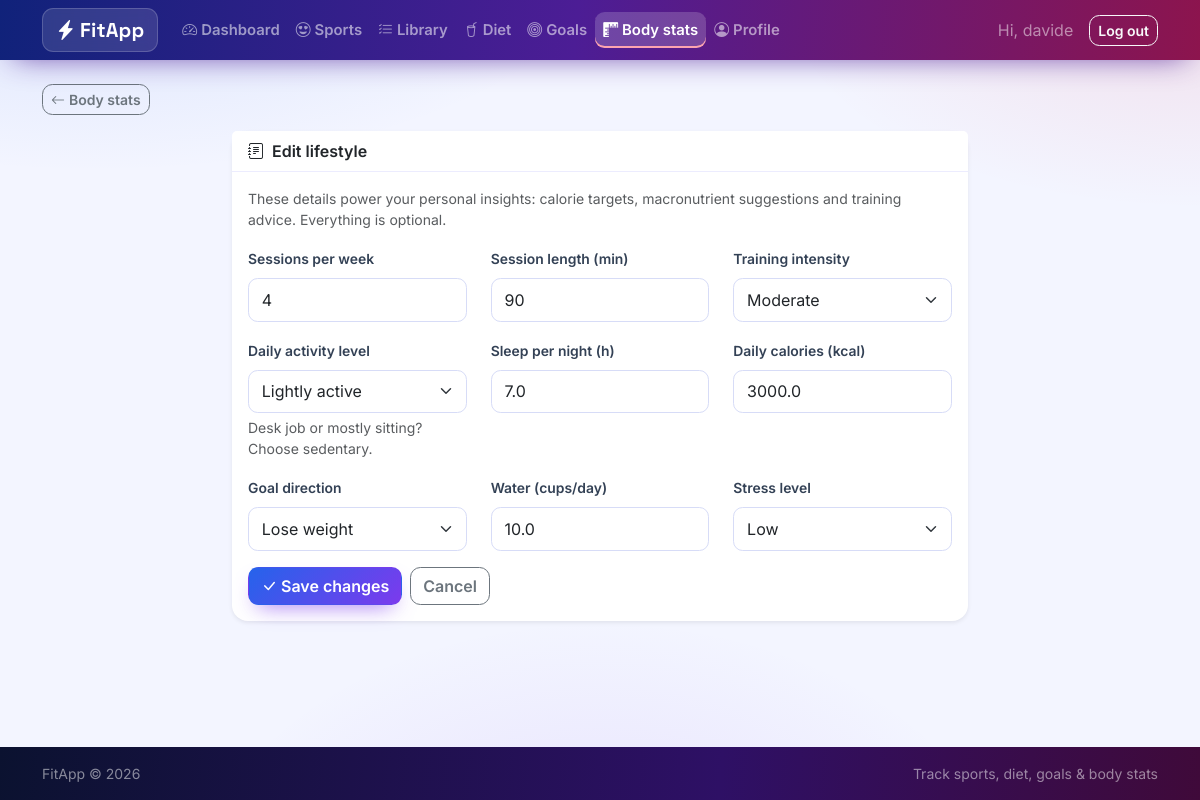
Page /stats/lifestyle (signed in) on the committed database.
### tables this page shows
CREATE TABLE users (
    id            INTEGER PRIMARY KEY AUTOINCREMENT,
    username      TEXT UNIQUE NOT NULL,
    email         TEXT UNIQUE NOT NULL,
    password_hash TEXT NOT NULL,
    height_cm     REAL,
    birth_date    TEXT,
    sex           TEXT,
    created_at    TEXT NOT NULL DEFAULT (datetime('now'))
, role TEXT NOT NULL DEFAULT 'user');

CREATE TABLE user_lifestyle (
    user_id             INTEGER PRIMARY KEY REFERENCES users (id) ON DELETE CASCADE,
    sessions_per_week   INTEGER,
    intensity           TEXT CHECK (intensity IN ('low', 'moderate', 'high')),
    session_duration_min INTEGER,
    activity_level      TEXT CHECK (activity_level IN
                        ('sedentary', 'light', 'moderate', 'active', 'very_active')),
    sleep_hours         REAL,
    daily_calories      REAL,
    goal_direction      TEXT CHECK (goal_direction IN ('lose', 'maintain', 'gain')),
    water_cups          REAL,
    stress_level        TEXT CHECK (stress_level IN ('low', 'moderate', 'high')),
    updated_at          TEXT NOT NULL DEFAULT (datetime('now'))
);

### fitapp/routes/stats.py (the view, shortened to what this page needs)
@bp.route("/lifestyle", methods=("GET", "POST"))
@login_required
def lifestyle():
    return render_template(
        "stats/lifestyle.html", values=_lifestyle_form(_lifestyle_row()), editing=bool(_lifestyle_row()),
        intensity_choices=INTENSITY_CHOICES, activity_choices=ACTIVITY_CHOICES,
        goal_choices=GOAL_CHOICES, stress_choices=STRESS_CHOICES,
    )

### fitapp/auth.py (called while the page is built)
def load_current_user():
    user_id = session.get("user_id")
    if user_id is None:
        g.user = None
    else:
        g.user = get_db().execute(
            "SELECT * FROM users WHERE id = ?", (user_id,)
        ).fetchone()
    return g.user

def login_required(view):
    @wraps(view)
    def wrapped(*args, **kwargs):
        if load_current_user() is None:
            flash("Please log in to access this page.", "warning")
            return redirect(url_for("auth.login", next=request.path))
        return view(*args, **kwargs)
    return wrapped

@bp.before_app_request
def _load_user():
    load_current_user()
    if g.user is not None and g.user["role"] == "admin":
        blueprint = (request.endpoint or "").split(".", 1)[0]
        if blueprint in ADMIN_BLOCKED_BLUEPRINTS:
            flash("Admin accounts manage users and settings only.", "warning")
            return redirect(url_for("admin.index"))

### fitapp/db.py (called while the page is built)
def get_db():
    if "db" not in g:
        g.db = sqlite3.connect(
            current_app.config["DATABASE"],
            detect_types=sqlite3.PARSE_DECLTYPES,
        )
        g.db.row_factory = sqlite3.Row
        g.db.execute("PRAGMA foreign_keys = ON")
    return g.db

### fitapp/routes/stats.py (called while the page is built)
def _lifestyle_form(data=None):
    defaults = {
        "sessions_per_week": "",
        "intensity": "",
        "session_duration_min": "",
        "activity_level": "",
        "sleep_hours": "",
        "daily_calories": "",
        "goal_direction": "",
        "water_cups": "",
        "stress_level": "",
    }
    data = dict(data) if data else None
    if data is None:
        return defaults
    for key in defaults:
        if data.get(key) is not None and str(data.get(key)) != "":
            defaults[key] = data[key]
    return defaults

def _lifestyle_row():
    db = get_db()
    return db.execute(
        "SELECT * FROM user_lifestyle WHERE user_id = ?", (g.user["id"],)
    ).fetchone()

### fitapp/templates/stats/lifestyle.html (shortened to what this page needs)
{% extends "base.html" %}
{% block back %}
<a class="btn btn-outline-secondary btn-sm mb-3" href="{{ url_for('stats.index') }}">
  <i class="bi bi-arrow-left me-1"></i>Body stats
</a>
{% endblock %}
{% block content %}
<div class="row justify-content-center">
  <div class="col-lg-8">
    <div class="card shadow-sm border-0">
      <div class="card-header bg-white d-flex justify-content-between align-items-center">
        <span class="fw-semibold"><i class="bi bi-journal-text me-2"></i>{{ 'Edit lifestyle' if editing else 'Lifestyle profile' }}</span>
      </div>
      <div class="card-body">
        <p class="text-muted small mb-3">
          These details power your personal insights: calorie targets, macronutrient
          suggestions and training advice. Everything is optional.
        </p>
        <form method="post" novalidate>
          <div class="row">
            <div class="col-6 col-md-4 mb-3">
              <label class="form-label" for="sessions_per_week">Sessions per week</label>
              <input class="form-control" id="sessions_per_week" name="sessions_per_week" type="number"
                     min="0" max="21" step="1" value="{{ values['sessions_per_week'] }}" placeholder="e.g. 3">
            </div>
            <div class="col-6 col-md-4 mb-3">
              <label class="form-label" for="session_duration_min">Session length (min)</label>
              <input class="form-control" id="session_duration_min" name="session_duration_min" type="number"
                     min="5" max="600" step="1" value="{{ values['session_duration_min'] }}" placeholder="e.g. 45">
            </div>
            <div class="col-6 col-md-4 mb-3">
              <label class="form-label" for="intensity">Training intensity</label>
              <select class="form-select" id="intensity" name="intensity">
                {% for option in intensity_choices %}
                <option value="{{ option }}" {% if values['intensity'] == option %}selected{% endif %}>
                  {{ option.capitalize() }}
                </option>
                {% endfor %}
              </select>
            </div>
            <div class="col-6 col-md-4 mb-3">
              <label class="form-label" for="activity_level">Daily activity level</label>
              <select class="form-select" id="activity_level" name="activity_level">
                {% for option in activity_choices %}
                <option value="{{ option }}" {% if values['activity_level'] == option %}selected{% endif %}>
                  {% if option == 'sedentary' %}Sedentary (desk job){% elif option == 'light' %}Lightly active{% elif option == 'moderate' %}Moderately active{% elif option == 'active' %}Very active{% else %}Extra active{% endif %}
                </option>
                {% endfor %}
              </select>
              <div class="form-text">Desk job or mostly sitting? Choose sedentary.</div>
            </div>
            <div class="col-6 col-md-4 mb-3">
              <label class="form-label" for="sleep_hours">Sleep per night (h)</label>
              <input class="form-control" id="sleep_hours" name="sleep_hours" type="number"
                     min="0.5" max="24" step="0.5" value="{{ values['sleep_hours'] }}" placeholder="e.g. 7.5">
            </div>
            <div class="col-6 col-md-4 mb-3">
              <label class="form-label" for="daily_calories">Daily calories (kcal)</label>
              <input class="form-control" id="daily_calories" name="daily_calories" type="number"
                     min="500" max="10000" step="1" value="{{ values['daily_calories'] }}" placeholder="e.g. 2200">
            </div>
            <div class="col-6 col-md-4 mb-3">
              <label class="form-label" for="goal_direction">Goal direction</label>
              <select class="form-select" id="goal_direction" name="goal_direction">
                {% for option in goal_choices %}
                <option value="{{ option }}" {% if values['goal_direction'] == option %}selected{% endif %}>
                  {% if option == 'lose' %}Lose weight{% elif option == 'maintain' %}Maintain{% else %}Gain muscle{% endif %}
                </option>
                {% endfor %}
              </select>
            </div>
            <div class="col-6 col-md-4 mb-3">
              <label class="form-label" for="water_cups">Water (cups/day)</label>
              <input class="form-control" id="water_cups" name="water_cups" type="number"
                     min="0" max="30" step="0.5" value="{{ values['water_cups'] }}" placeholder="e.g. 8">
            </div>
            <div class="col-6 col-md-4 mb-3">
              <label class="form-label" for="stress_level">Stress level</label>
              <select class="form-select" id="stress_level" name="stress_level">
                {% for option in stress_choices %}
                <option value="{{ option }}" {% if values['stress_level'] == option %}selected{% endif %}>
                  {{ option.capitalize() }}
                </option>
                {% endfor %}
              </select>
            </div>
          </div>
          <div class="d-flex gap-2">
            <button class="btn btn-success" type="submit">
              <i class="bi bi-check-lg me-1"></i>{{ 'Save changes' if editing else 'Save lifestyle' }}
            </button>
            <a class="btn btn-outline-secondary" href="{{ url_for('stats.index') }}">Cancel</a>
          </div>
        </form>
      </div>
    </div>
  </div>
</div>
{% endblock %}

### fitapp/templates/base.html (shortened to what this page needs)
<!doctype html>
<html lang="en" data-bs-theme="light">
<head>
  <link href="https://cdn.jsdelivr.net/npm/bootstrap@5.3.3/dist/css/bootstrap.min.css" rel="stylesheet">
  <link href="https://cdn.jsdelivr.net/npm/bootstrap-icons@1.11.3/font/bootstrap-icons.min.css" rel="stylesheet">
  <link href="{{ url_for('static', filename='css/style.css') }}" rel="stylesheet">
</head>
<body class="d-flex flex-column min-vh-100">
<nav class="navbar navbar-expand-lg navbar-dark navbar-fitapp sticky-top">
  <div class="container">
    <a class="navbar-brand fw-bold" href="{{ url_for('dashboard.index') }}">
      <i class="bi bi-lightning-charge-fill me-1"></i>FitApp
    </a>
    <div class="collapse navbar-collapse" id="mainNav">
      {% if g.user %}
      <ul class="navbar-nav me-auto">
        {% if g.user['role'] == 'admin' %}
        <li class="nav-item"><a class="nav-link {% if request.endpoint and request.endpoint.startswith('profile.') %}active{% endif %}"
           href="{{ url_for('profile.index') }}"><i class="bi bi-person-circle me-1"></i>Profile</a></li>
        <li class="nav-item"><a class="nav-link {% if request.endpoint and request.endpoint.startswith('admin.') %}active{% endif %}"
           href="{{ url_for('admin.index') }}"><i class="bi bi-shield-lock me-1"></i>Admin</a></li>
        {% else %}
        <li class="nav-item"><a class="nav-link {% if request.endpoint == 'dashboard.index' %}active{% endif %}"
           href="{{ url_for('dashboard.index') }}"><i class="bi bi-speedometer2 me-1"></i>Dashboard</a></li>
        <li class="nav-item"><a class="nav-link {% if request.endpoint and request.endpoint.startswith('sports.') %}active{% endif %}"
           href="{{ url_for('sports.index') }}"><i class="bi bi-emoji-heart-eyes me-1"></i>Sports</a></li>
        <li class="nav-item"><a class="nav-link {% if request.endpoint and request.endpoint.startswith('library.') %}active{% endif %}"
           href="{{ url_for('library.index') }}"><i class="bi bi-list-check me-1"></i>Library</a></li>
        <li class="nav-item"><a class="nav-link {% if request.endpoint and request.endpoint.startswith('diets.') %}active{% endif %}"
           href="{{ url_for('diets.index') }}"><i class="bi bi-cup-straw me-1"></i>Diet</a></li>
        <li class="nav-item"><a class="nav-link {% if request.endpoint and request.endpoint.startswith('goals.') %}active{% endif %}"
           href="{{ url_for('goals.index') }}"><i class="bi bi-bullseye me-1"></i>Goals</a></li>
        <li class="nav-item"><a class="nav-link {% if request.endpoint and request.endpoint.startswith('stats.') %}active{% endif %}"
           href="{{ url_for('stats.index') }}"><i class="bi bi-rulers me-1"></i>Body stats</a></li>
        <li class="nav-item"><a class="nav-link {% if request.endpoint and request.endpoint.startswith('profile.') %}active{% endif %}"
           href="{{ url_for('profile.index') }}"><i class="bi bi-person-circle me-1"></i>Profile</a></li>
        {% endif %}
      </ul>
      <div class="d-flex align-items-center">
        <span class="navbar-text me-3 text-white-50">Hi, {{ g.user['username'] }}</span>
        <form action="{{ url_for('auth.logout') }}" method="post" class="m-0">
          <button class="btn btn-outline-light btn-sm" type="submit">Log out</button>
        </form>
      </div>
      {% endif %}
    </div>
  </div>
</nav>
<main class="container py-4 flex-grow-1">
  {% block back %}{% endblock %}
  {% block content %}{% endblock %}
</main>
<footer class="bg-dark text-white-50 py-3 mt-auto">
  <div class="container small d-flex justify-content-between">
    <span>FitApp &copy; {{ now_year if now_year else '2026' }}</span>
    <span>Track sports, diet, goals &amp; body stats</span>
  </div>
</footer>
</body>
</html>

### fitapp/static/css/style.css (style rules this page uses)
:root { --fa-blue: #2563eb; --fa-blue-deep: #1d4ed8; --fa-violet: #7c3aed; --fa-violet-deep: #5b21b6; --fa-red: #ef4444; --fa-rose: #e11d48; --fa-ink: #0b1230; --grad-main: linear-gradient(135deg, #2563eb 0%, #7c3aed 55%, #e11d48 120%); --grad-btn: linear-gradient(135deg, #2563eb 0%, #7c3aed 100%); --grad-btn-hover: linear-gradient(135deg, #1d4ed8 0%, #6d28d9 100%); --grad-fire: linear-gradient(135deg, #7c3aed 0%, #e11d48 100%); --font-display: "Space Grotesk", "Inter", system-ui, sans-serif; --font-body: "Inter", system-ui, -apple-system, "Segoe UI", sans-serif; }
* { -webkit-tap-highlight-color: transparent; }
body { font-family: var(--font-body); background-color: #f3f5ff; background-image: radial-gradient(900px 420px at 8% -10%, rgba(37, 99, 235, .14), transparent 60%), radial-gradient(760px 380px at 100% 0%, rgba(225, 29, 72, .10), transparent 55%), radial-gradient(700px 500px at 50% 115%, rgba(124, 58, 237, .12), transparent 60%); background-attachment: fixed; }
.navbar-fitapp { background-image: linear-gradient(95deg, #10227a 0%, #4c1d95 48%, #9f1239 115%); box-shadow: 0 10px 30px -14px rgba(76, 29, 149, .85); }
.navbar-fitapp .navbar-brand { font-family: var(--font-display); font-weight: 700; letter-spacing: .01em; background: rgba(255, 255, 255, .12); border: 1px solid rgba(255, 255, 255, .18); padding: .38rem .8rem; border-radius: .7rem; backdrop-filter: blur(6px); }
.navbar-fitapp .nav-link { font-weight: 600; font-size: .93rem; border-radius: .6rem; padding: .45rem .8rem; transition: background-color .2s ease, transform .2s ease; }
.navbar-fitapp .nav-link.active { background-color: rgba(255, 255, 255, .18); box-shadow: inset 0 -2px 0 #fda4af; }
.btn { font-weight: 600; border-radius: .65rem; transition: transform .15s ease, box-shadow .2s ease, filter .2s ease; }
.btn-success, .btn-success:hover, .btn-success:focus, .btn-success:active { color: #fff; border-color: transparent; background-color: transparent; background-image: var(--grad-btn); box-shadow: 0 10px 22px -10px rgba(124, 58, 237, .75); }
.card { border-radius: 1rem; border: 1px solid rgba(99, 102, 241, .14); box-shadow: 0 18px 40px -30px rgba(15, 23, 60, .55); transition: transform .2s ease, box-shadow .25s ease; }
.card-header { background: #fff; border-bottom: 1px solid rgba(99, 102, 241, .12); font-weight: 700; }
.form-control, .form-select { border-color: #d7dcf7; border-radius: .6rem; padding: .55rem .8rem; }
.form-label { font-weight: 600; font-size: .87rem; color: #334155; }
footer { background: linear-gradient(95deg, #0b1230 0%, #2e1065 60%, #4c0519 130%) !important; color: rgba(255, 255, 255, .55) !important; }

### rows in the picture
users: user.username "davide"
user_lifestyle: sessions_per_week "4", session_duration_min "90", intensity "Moderate", activity_level "Lightly active", sleep_hours "7.0", daily_calories "3000.0", goal_direction "Lose weight", water_cups "10.0", stress_level "Low"

### other values in the picture
{{ 'Edit lifestyle' if editing else 'Lifestyle profile' }} "Edit lifestyle"
{{ 'Save changes' if editing else 'Save lifestyle' }} "Save changes"
